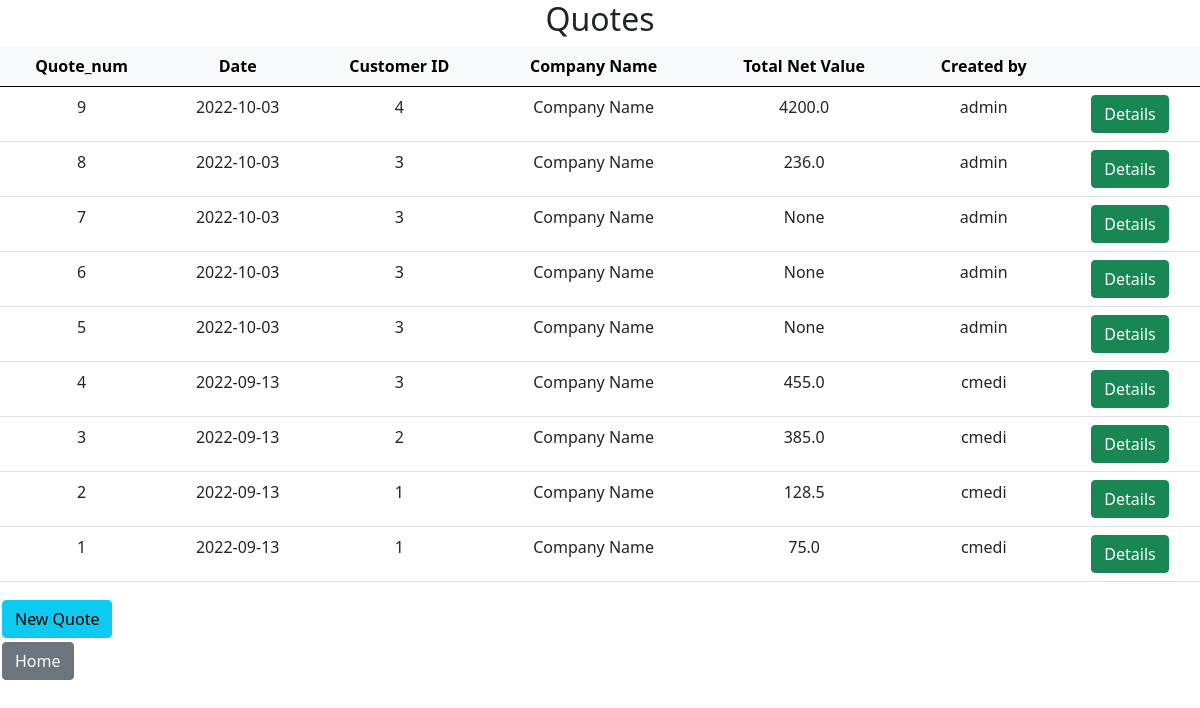
Screenshot of /get_quotes_list with the database file from the repository.
### tables this page shows
CREATE TABLE quote_header (quote_num INTEGER PRIMARY KEY AUTOINCREMENT, customer_id INTEGER NOT NULL, date DATE DEFAULT CURRENT_DATE, total_net_value FLOAT, created_by TEXT NOT NULL, FOREIGN KEY (customer_id) REFERENCES customers (id), FOREIGN KEY (created_by) REFERENCES users (username));

### app.py (the view)
@app.route("/get_quotes_list", methods = ["GET"])
def get_all_quotes():
    quotes = db.execute("SELECT * FROM quote_header ORDER BY quote_num DESC")
    return render_template("quotes_list.html", quotes=quotes)

### app.py (called while the page is built)
@app.after_request
def after_request(response):
    response.headers["Cache-Control"] = "no-cache, no-store, must-revalidate"
    response.headers["Expires"] = 0
    response.headers["Pragma"] = "no-cache"
    return response

### templates/quotes_list.html (shortened to what this page needs)
{% extends "layout.html" %}
{% block body %}
    <h2 class="text-center">Quotes</h2>
    <form action="/quote_details" method="get">
        <table class="table text-center">
            <thead class="table-light">
                <tr>
                    <th>Quote_num</th>
                    <th>Date</th>
                    <th>Customer ID</th>
                    <th>Company Name</th>
                    <th>Total Net Value</th>
                    <th>Created by</th>
                    <th></th>
                </tr>
            </thead>
            <tbody>
                {% for quote in quotes %}
                <tr>
                    <td>{{ quote["quote_num"] }}</td>
                    <td>{{ quote["date"] }}</td>
                    <td>{{ quote["customer_id"] }}</td>
                    <td>Company Name</td>
                    <td>{{ quote["total_net_value"] }}</td>
                    <td>{{ quote["created_by"] }}</td>
                    <td>
                        <button class="btn btn-success" name="quote_num" value="{{ quote['quote_num'] }}" type="submit">Details</button>
                    </td>
                </tr>
                {% endfor %}
            </tbody>
        </table>
    </form>
    <form method="get" action="/create_quote" style="padding: 2px">
        <button class="btn btn-info" type="submit">New Quote</button>
    </form>
    <form method="get" action="/" style="padding: 2px">
        <button class="btn btn-secondary" type="submit">Home</button>
    </form>
{% endblock %}

### rows the page displays
quote_header: quote_num "9", date "2022-10-03", customer_id "4", total_net_value "4200.0", created_by "admin"
quote_header: quote_num "8", date "2022-10-03", customer_id "3", total_net_value "236.0", created_by "admin"
quote_header: quote_num "7", date "2022-10-03", customer_id "3", total_net_value "None", created_by "admin"
quote_header: quote_num "6", date "2022-10-03", customer_id "3", total_net_value "None", created_by "admin"
quote_header: quote_num "5", date "2022-10-03", customer_id "3", total_net_value "None", created_by "admin"
quote_header: quote_num "4", date "2022-09-13", customer_id "3", total_net_value "455.0", created_by "cmedi"
quote_header: quote_num "3", date "2022-09-13", customer_id "2", total_net_value "385.0", created_by "cmedi"
quote_header: quote_num "2", date "2022-09-13", customer_id "1", total_net_value "128.5", created_by "cmedi"
quote_header: quote_num "1", date "2022-09-13", customer_id "1", total_net_value "75.0", created_by "cmedi"
